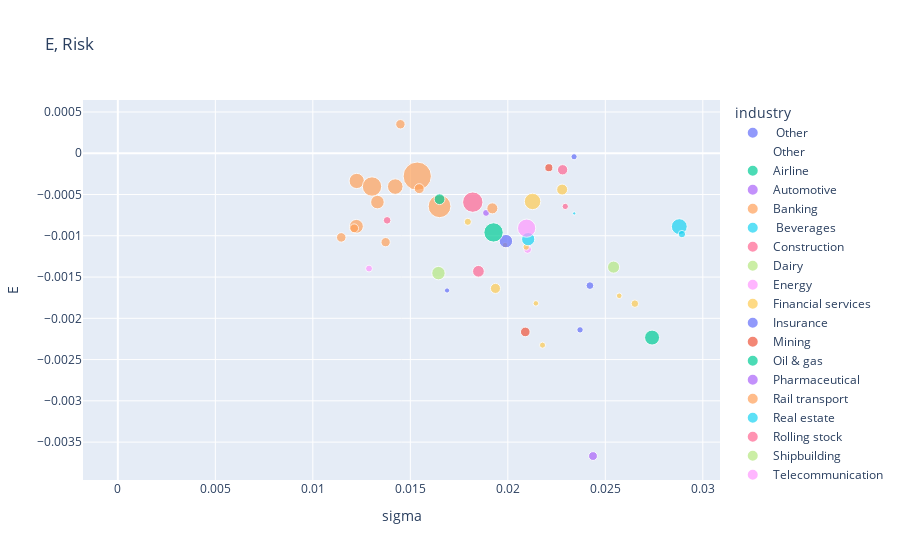

Notebook cell for this chart:
### Code cell
fig = px.scatter(stocks_stat, x="sigma", y="E", hover_data=["names"], color="industry",title="E, Risk", size="mean_vol")
fig.show()
pio.write_html(fig, file='report/figure.html', auto_open=True)

### Figure 1 — Plotly figure (JSON) as saved in the notebook; plotly's stock layout.template omitted (floating-point values rounded to 4 significant figures)
{"data": [{"customdata": [["Tsinghua Tongfang"]], "hovertemplate": "industry= Other<br>sigma=%{x}<br>E=%{y}<br>mean_vol=%{marker.size}<br>names=%{customdata[0]}<extra></extra>", "legendgroup": " Other", "marker": {"color": "#636efa", "size": [15910000.0], "sizemode": "area", "sizeref": 829400.0, "symbol": "circle"}, "mode": "markers", "name": " Other", "orientation": "v", "showlegend": true, "type": "scatter", "x": [0.0234], "xaxis": "x", "y": [-4.225e-05], "yaxis": "y"}, {"customdata": [["Xinwei Group"]], "hovertemplate": "industry=Other<br>sigma=%{x}<br>E=%{y}<br>mean_vol=%{marker.size}<br>names=%{customdata[0]}<extra></extra>", "legendgroup": "Other", "marker": {"color": "#EF553B", "size": [0], "sizemode": "area", "sizeref": 829400.0, "symbol": "circle"}, "mode": "markers", "name": "Other", "orientation": "v", "showlegend": true, "type": "scatter", "x": [0], "xaxis": "x", "y": [0], "yaxis": "y"}, {"customdata": [["China Southern Airlines"]], "hovertemplate": "industry=Airline<br>sigma=%{x}<br>E=%{y}<br>mean_vol=%{marker.size}<br>names=%{customdata[0]}<extra></extra>", "legendgroup": "Airline", "marker": {"color": "#00cc96", "size": [92780000.0], "sizemode": "area", "sizeref": 829400.0, "symbol": "circle"}, "mode": "markers", "name": "Airline", "orientation": "v", "showlegend": true, "type": "scatter", "x": [0.0274], "xaxis": "x", "y": [-0.002233], "yaxis": "y"}, {"customdata": [["SAIC Motor"]], "hovertemplate": "industry=Automotive<br>sigma=%{x}<br>E=%{y}<br>mean_vol=%{marker.size}<br>names=%{customdata[0]}<extra></extra>", "legendgroup": "Automotive", "marker": {"color": "#ab63fa", "size": [19810000.0], "sizemode": "area", "sizeref": 829400.0, "symbol": "circle"}, "mode": "markers", "name": "Automotive", "orientation": "v", "showlegend": true, "type": "scatter", "x": [0.01888], "xaxis": "x", "y": [-0.0007231], "yaxis": "y"}, {"customdata": [["Shanghai Pudong Development Bank"], ["China Minsheng Bank"], ["China Merchants Bank"], ["Bank of Jiangsu"], ["Industrial Bank"], ["Bank of Beijing"], ["Bank of Shanghai"], ["Agricultural Bank of China"], ["Bank of Communications"], ["Industrial and Commercial Bank of China"], ["China Everbright Bank"], ["Bank of China"]], "hovertemplate": "industry=Banking<br>sigma=%{x}<br>E=%{y}<br>mean_vol=%{marker.size}<br>names=%{customdata[0]}<extra></extra>", "legendgroup": "Banking", "marker": {"color": "#FFA15A", "size": [35870000.0, 80090000.0, 50530000.0, 32560000.0, 76390000.0, 37560000.0, 36950000.0, 331800000.0, 96920000.0, 214700000.0, 100700000.0, 156100000.0], "sizemode": "area", "sizeref": 829400.0, "symbol": "circle"}, "mode": "markers", "name": "Banking", "orientation": "v", "showlegend": true, "type": "scatter", "x": [0.01373, 0.01223, 0.01921, 0.01212, 0.01331, 0.01146, 0.01449, 0.01535, 0.01225, 0.0165, 0.01423, 0.01303], "xaxis": "x", "y": [-0.001078, -0.0008859, -0.0006678, -0.0009096, -0.0005917, -0.00102, 0.0003511, -0.0002774, -0.0003357, -0.0006426, -0.000404, -0.0004032], "yaxis": "y"}, {"customdata": [["Kweichow Moutai"]], "hovertemplate": "industry= Beverages<br>sigma=%{x}<br>E=%{y}<br>mean_vol=%{marker.size}<br>names=%{customdata[0]}<extra></extra>", "legendgroup": " Beverages", "marker": {"color": "#19d3f3", "size": [4445000.0], "sizemode": "area", "sizeref": 829400.0, "symbol": "circle"}, "mode": "markers", "name": " Beverages", "orientation": "v", "showlegend": true, "type": "scatter", "x": [0.02341], "xaxis": "x", "y": [-0.000729], "yaxis": "y"}, {"customdata": [["China Railway Construction "], ["China Railway [Engineering] "], ["China State Construction Engineering "], ["China Communications Construction "]], "hovertemplate": "industry=Construction<br>sigma=%{x}<br>E=%{y}<br>mean_vol=%{marker.size}<br>names=%{customdata[0]}<extra></extra>", "legendgroup": "Construction", "marker": {"color": "#FF6692", "size": [44350000.0, 24200000.0, 172500000.0, 16610000.0], "sizemode": "area", "sizeref": 829400.0, "symbol": "circle"}, "mode": "markers", "name": "Construction", "orientation": "v", "showlegend": true, "type": "scatter", "x": [0.02281, 0.01381, 0.0182, 0.02295], "xaxis": "x", "y": [-0.0002003, -0.0008131, -0.0005924, -0.0006443], "yaxis": "y"}, {"customdata": [["Yili Group"]], "hovertemplate": "industry=Dairy<br>sigma=%{x}<br>E=%{y}<br>mean_vol=%{marker.size}<br>names=%{customdata[0]}<extra></extra>", "legendgroup": "Dairy", "marker": {"color": "#B6E880", "size": [60990000.0], "sizemode": "area", "sizeref": 829400.0, "symbol": "circle"}, "mode": "markers", "name": "Dairy", "orientation": "v", "showlegend": true, "type": "scatter", "x": [0.02542], "xaxis": "x", "y": [-0.00138], "yaxis": "y"}, {"customdata": [["China Shenhua Energy "], ["China National Nuclear Power "]], "hovertemplate": "industry=Energy<br>sigma=%{x}<br>E=%{y}<br>mean_vol=%{marker.size}<br>names=%{customdata[0]}<extra></extra>", "legendgroup": "Energy", "marker": {"color": "#FF97FF", "size": [25890000.0, 19630000.0], "sizemode": "area", "sizeref": 829400.0, "symbol": "circle"}, "mode": "markers", "name": "Energy", "orientation": "v", "showlegend": true, "type": "scatter", "x": [0.02101, 0.01288], "xaxis": "x", "y": [-0.001165, -0.001397], "yaxis": "y"}, {"customdata": [["CITIC Securities"], ["Haitong Securities"], ["Orient Securities"], ["China Merchants Securities"], ["Dongxing Securities"], ["Guotai Junan Securities"], ["Huatai Securities"], ["Everbright Securities"], ["China Galaxy Securities"], ["Founder Securities"]], "hovertemplate": "industry=Financial services<br>sigma=%{x}<br>E=%{y}<br>mean_vol=%{marker.size}<br>names=%{customdata[0]}<extra></extra>", "legendgroup": "Financial services", "marker": {"color": "#FECB52", "size": [112500000.0, 42100000.0, 15330000.0, 12850000.0, 13240000.0, 21160000.0, 49800000.0, 12810000.0, 23540000.0, 17420000.0], "sizemode": "area", "sizeref": 829400.0, "symbol": "circle"}, "mode": "markers", "name": "Financial services", "orientation": "v", "showlegend": true, "type": "scatter", "x": [0.02127, 0.01936, 0.02178, 0.01986, 0.02571, 0.01795, 0.02279, 0.02144, 0.02652, 0.02094], "xaxis": "x", "y": [-0.0005839, -0.001638, -0.002325, -0.001113, -0.001727, -0.0008304, -0.00044, -0.001819, -0.001822, -0.001136], "yaxis": "y"}, {"customdata": [["Ping An Insurance"], ["New China Life Insurance"], ["China Pacific Insurance"], ["China Life Insurance"]], "hovertemplate": "industry=Insurance<br>sigma=%{x}<br>E=%{y}<br>mean_vol=%{marker.size}<br>names=%{customdata[0]}<extra></extra>", "legendgroup": "Insurance", "marker": {"color": "#636efa", "size": [74910000.0, 17120000.0, 24770000.0, 11290000.0], "sizemode": "area", "sizeref": 829400.0, "symbol": "circle"}, "mode": "markers", "name": "Insurance", "orientation": "v", "showlegend": true, "type": "scatter", "x": [0.0199, 0.0237, 0.02421, 0.01688], "xaxis": "x", "y": [-0.001065, -0.00214, -0.001604, -0.001663], "yaxis": "y"}, {"customdata": [["China Northern Rare Earth"], ["Shandong Gold Mining"]], "hovertemplate": "industry=Mining<br>sigma=%{x}<br>E=%{y}<br>mean_vol=%{marker.size}<br>names=%{customdata[0]}<extra></extra>", "legendgroup": "Mining", "marker": {"color": "#EF553B", "size": [38640000.0, 26890000.0], "sizemode": "area", "sizeref": 829400.0, "symbol": "circle"}, "mode": "markers", "name": "Mining", "orientation": "v", "showlegend": true, "type": "scatter", "x": [0.0209, 0.02211], "xaxis": "x", "y": [-0.002165, -0.0001752], "yaxis": "y"}, {"customdata": [["Sinopec"], ["PetroChina"]], "hovertemplate": "industry=Oil & gas<br>sigma=%{x}<br>E=%{y}<br>mean_vol=%{marker.size}<br>names=%{customdata[0]}<extra></extra>", "legendgroup": "Oil & gas", "marker": {"color": "#00cc96", "size": [154900000.0, 48300000.0], "sizemode": "area", "sizeref": 829400.0, "symbol": "circle"}, "mode": "markers", "name": "Oil & gas", "orientation": "v", "showlegend": true, "type": "scatter", "x": [0.01927, 0.0165], "xaxis": "x", "y": [-0.0009596, -0.0005568], "yaxis": "y"}, {"customdata": [["Kangmei Pharmaceutical"]], "hovertemplate": "industry=Pharmaceutical<br>sigma=%{x}<br>E=%{y}<br>mean_vol=%{marker.size}<br>names=%{customdata[0]}<extra></extra>", "legendgroup": "Pharmaceutical", "marker": {"color": "#ab63fa", "size": [32560000.0], "sizemode": "area", "sizeref": 829400.0, "symbol": "circle"}, "mode": "markers", "name": "Pharmaceutical", "orientation": "v", "showlegend": true, "type": "scatter", "x": [0.02437], "xaxis": "x", "y": [-0.003669], "yaxis": "y"}, {"customdata": [["Daqin Railway"]], "hovertemplate": "industry=Rail transport<br>sigma=%{x}<br>E=%{y}<br>mean_vol=%{marker.size}<br>names=%{customdata[0]}<extra></extra>", "legendgroup": "Rail transport", "marker": {"color": "#FFA15A", "size": [41070000.0], "sizemode": "area", "sizeref": 829400.0, "symbol": "circle"}, "mode": "markers", "name": "Rail transport", "orientation": "v", "showlegend": true, "type": "scatter", "x": [0.01546], "xaxis": "x", "y": [-0.0004288], "yaxis": "y"}, {"customdata": [["Poly Real Estate"], ["China Fortune Land Development"], ["Greenland Holdings"]], "hovertemplate": "industry=Real estate<br>sigma=%{x}<br>E=%{y}<br>mean_vol=%{marker.size}<br>names=%{customdata[0]}<extra></extra>", "legendgroup": "Real estate", "marker": {"color": "#19d3f3", "size": [104100000.0, 22550000.0, 72790000.0], "sizemode": "area", "sizeref": 829400.0, "symbol": "circle"}, "mode": "markers", "name": "Real estate", "orientation": "v", "showlegend": true, "type": "scatter", "x": [0.02879, 0.02893, 0.02105], "xaxis": "x", "y": [-0.000889, -0.0009798, -0.001041], "yaxis": "y"}, {"customdata": [["CRRC"]], "hovertemplate": "industry=Rolling stock<br>sigma=%{x}<br>E=%{y}<br>mean_vol=%{marker.size}<br>names=%{customdata[0]}<extra></extra>", "legendgroup": "Rolling stock", "marker": {"color": "#FF6692", "size": [57120000.0], "sizemode": "area", "sizeref": 829400.0, "symbol": "circle"}, "mode": "markers", "name": "Rolling stock", "orientation": "v", "showlegend": true, "type": "scatter", "x": [0.01849], "xaxis": "x", "y": [-0.00143], "yaxis": "y"}, {"customdata": [["China Shipbuilding Industry"]], "hovertemplate": "industry=Shipbuilding<br>sigma=%{x}<br>E=%{y}<br>mean_vol=%{marker.size}<br>names=%{customdata[0]}<extra></extra>", "legendgroup": "Shipbuilding", "marker": {"color": "#B6E880", "size": [74850000.0], "sizemode": "area", "sizeref": 829400.0, "symbol": "circle"}, "mode": "markers", "name": "Shipbuilding", "orientation": "v", "showlegend": true, "type": "scatter", "x": [0.01644], "xaxis": "x", "y": [-0.001452], "yaxis": "y"}, {"customdata": [["China United Network Communications"]], "hovertemplate": "industry=Telecommunication<br>sigma=%{x}<br>E=%{y}<br>mean_vol=%{marker.size}<br>names=%{customdata[0]}<extra></extra>", "legendgroup": "Telecommunication", "marker": {"color": "#FF97FF", "size": [137900000.0], "sizemode": "area", "sizeref": 829400.0, "symbol": "circle"}, "mode": "markers", "name": "Telecommunication", "orientation": "v", "showlegend": true, "type": "scatter", "x": [0.02096], "xaxis": "x", "y": [-0.0009077], "yaxis": "y"}], "layout": {"legend": {"itemsizing": "constant", "title": {"text": "industry"}, "tracegroupgap": 0}, "title": {"text": "E, Risk"}, "xaxis": {"anchor": "y", "domain": [0, 1], "title": {"text": "sigma"}}, "yaxis": {"anchor": "x", "domain": [0, 1], "title": {"text": "E"}}}}
